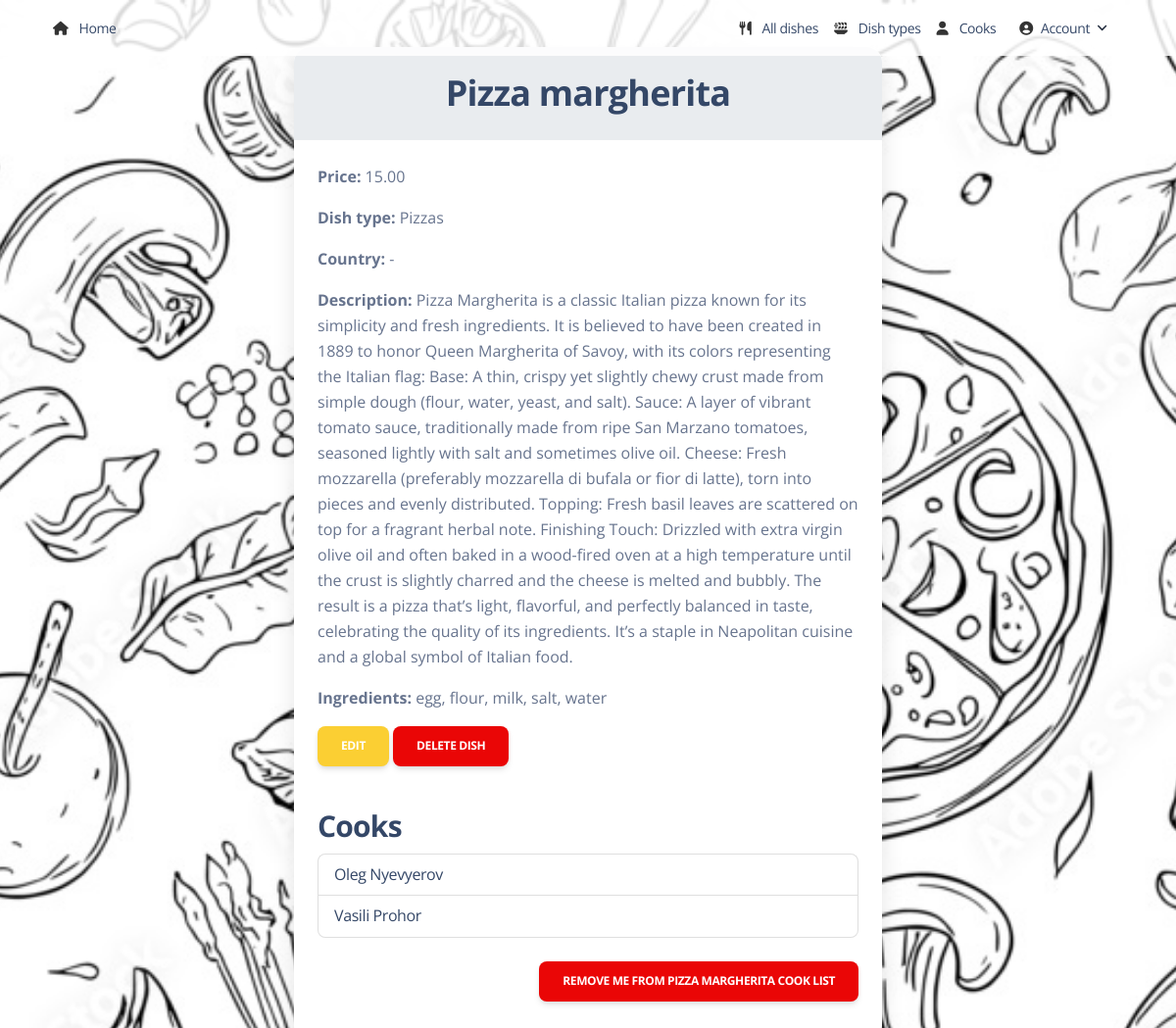
The page /dishes/3/detail/ (signed in) on the database as committed earlier.
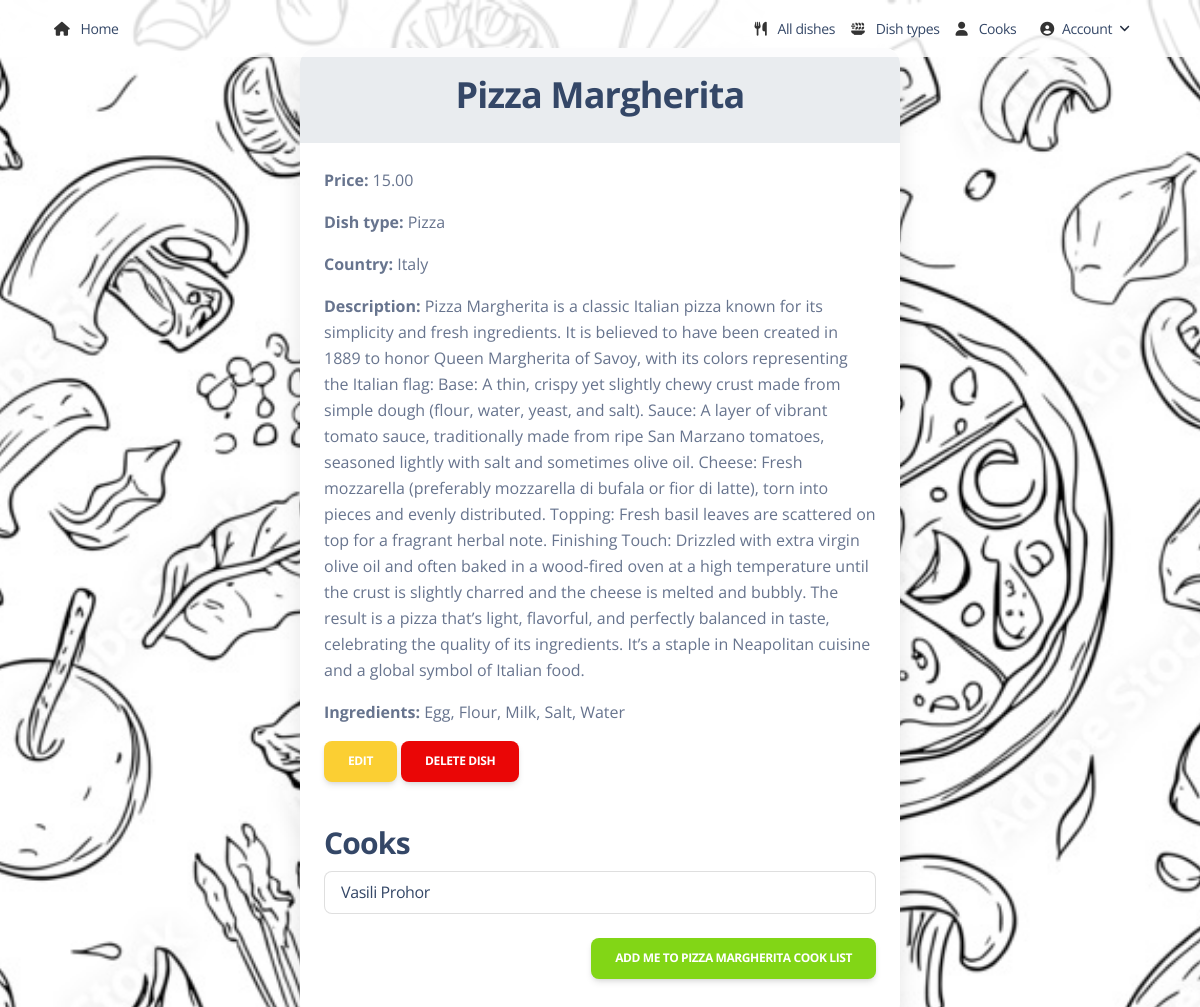
The same page on the database as committed later.
### kitchen/models.py (models this page shows, shortened)
class Dish(models.Model):
    name = models.CharField(
        max_length=69,
        unique=True,
        validators=[
            RegexValidator(
                regex=r'^[a-zA-Z\s\-]+$',
                message="The name can only contain letters, spaces and dashes."
            )
        ]
    )
    description = models.TextField()
    price = models.DecimalField(max_digits=5, decimal_places=2)
    dish_type = models.ForeignKey(DishType, on_delete=models.CASCADE)
    cooks = models.ManyToManyField(Cook, related_name="dishes")
    ingredients = models.ManyToManyField("Ingredient", related_name="dishes")
    class Meta:
        verbose_name = "Dish"
        verbose_name_plural = "Dishes"

class DishType(models.Model):
    name = models.CharField(max_length=69, unique=True)
    country = models.CharField(max_length=69, unique=False, blank=True, default="-")
    class Meta:
        ordering = ["name"]
    def __str__(self):
        return self.name

class Ingredient(models.Model):
    name = models.CharField(max_length=255, unique=True)
    class Meta:
        ordering = ["name"]
    def __str__(self):
        return self.name

class Cook(AbstractUser):
    years_of_experience = models.IntegerField(default=0)
    class Meta:
        verbose_name = "cook"
        verbose_name_plural = "cooks"

### kitchen/views.py (the view)
# urls.py: path("dishes/<int:pk>/detail/", DishDetailView.as_view(), name="dish-detail"),
class DishDetailView(LoginRequiredMixin, generic.DetailView):
    model = Dish

### templates/kitchen/dish_detail.html (shortened to what this page needs)
{% extends "base.html" %}
{% load static %}
{% block content %}
<div class="container mt-5">
  <div class="card shadow-lg mx-auto" style="border-radius: 15px; max-width: 600px;">
    <div class="card-header bg-light text-white">
      <h2 class="text-center mb-0 text-dark">{{ object.name }}</h2>
    </div>
    <div class="card-body text-muted">
      <p><strong>Price:</strong> {{ object.price }} </p>
      <p><strong>Dish type:</strong> {{ object.dish_type }}</p>
      {% if dish.dish_type.country %}
        <p><strong>Country:</strong> {{ object.dish_type.country }}</p>
      {% endif %}
      <p><strong>Description:</strong> {{ object.description }}</p>
      <p><strong>Ingredients:</strong> {{ object.ingredients.all|join:", " }}</p>
      <a href="{% url 'kitchen:dish-update' object.pk %}" class="btn btn-warning">Edit</a>
      <a href="{% url 'kitchen:dish-delete' object.pk %}" class="btn btn-danger">Delete dish</a>
      <h3 class="mt-4">Cooks</h3>
      <ul class="list-group mb-4">
        {% for cook in object.cooks.all %}
        <li class="list-group-item">
          <a href="{% url 'kitchen:cook-detail' cook.pk %}">
           {{ cook.first_name }} {{ cook.last_name }}
          </a>
        </li>
        {% empty %}
        <li class="list-group-item">No cooks assigned.</li>
        {% endfor %}
      </ul>
      <span style="float: right;">
        {% if user in object.cooks.all %}
          <form method="post" action="{% url 'kitchen:toggle-dish-assign' dish.pk %}" style="display: inline;">
              <button type="submit" class="btn btn-danger">
                Remove me from {{ object.name }} cook list
              </button>
          </form>
        {% else %}
          <form method="post" action="{% url 'kitchen:toggle-dish-assign' dish.pk %}" style="display: inline;">
              <button type="submit" class="btn btn-success">
                Add me to {{ object.name }} cook list
              </button>
          </form>
        {% endif %}
      </span>
    </div>
  </div>
</div>
{% endblock %}

### templates/base.html (shortened to what this page needs)
{% load static %}
<!DOCTYPE html>
<html lang="en" itemscope itemtype="http://schema.org/WebPage">
<head>
  <link href="{% static 'css/nucleo-icons.css' %}" rel="stylesheet" />
  <link href="{% static 'css/nucleo-svg.css' %}" rel="stylesheet" />
  <link href="{% static 'css/nucleo-svg.css' %}" rel="stylesheet" />
  <link href="https://cdnjs.cloudflare.com/ajax/libs/font-awesome/6.5.0/css/all.min.css" rel="stylesheet">
  <link id="pagestyle" href="{% static 'css/soft-design-system.css' %}" rel="stylesheet" />
</head>
<body>
  {% include "includes/navigation.html" %}
  {% block content %}{% endblock content %}
</body>
</html>

### templates/includes/navigation.html (shortened to what this page needs)
{% load static %}
<nav class="navbar navbar-expand-lg navbar-transparent bg-white shadow-none fixed-top" style="background-color: rgba(255, 255, 255, 0.85) !important;">
    <div class="container">
        <a class="navbar-brand text-dark" href="{% url 'kitchen:index' %}">
            <i class="fa fa-home me-2" style="color: #333;"></i>
            Home
        </a>
        <div class="collapse navbar-collapse" id="navigation">
            <ul class="navbar-nav ms-auto">
                <li class="nav-item">
                    <a class="nav-link text-dark" href="{% url 'kitchen:dish-list' %}">
                        <i class="fa fa-utensils me-2" style="color: #333;"></i>
                        All dishes
                    </a>
                </li>
                <li class="nav-item">
                    <a class="nav-link text-dark" href="{% url 'kitchen:dish-type-list' %}">
                        <i class="fa fa-plate-wheat me-2" style="color: #333;"></i>
                        Dish types
                    </a>
                </li>
                <li class="nav-item">
                    <a class="nav-link text-dark" href="{% url 'kitchen:cook-list' %}">
                        <i class="fa fa-user me-2" style="color: #333;"></i>
                        Cooks
                    </a>
                </li>
                <li class="nav-item dropdown mx-2">
                    <a class="nav-link ps-2 d-flex align-items-center text-dark" id="dropdownMenuAccount" data-bs-toggle="dropdown" aria-expanded="false">
                        <i class="fas fa-user-circle me-2" style="color: #333;
                      "></i>
                        Account
                        <img src="{% static 'img/down-arrow-dark.svg' %}" alt="down-arrow" class="arrow ms-2">
                    </a>
                </li>
            </ul>
        </div>
    </div>
</nav>

### templates/includes/scripts.html (shortened to what this page needs)
  {% load static %}

### templates/includes/pagination.html (shortened to what this page needs)
{% load query_transform %}

Rows that differ between the two databases and show on the page:
no longer on this page (row edited): Cook: first_name "Oleg", last_name "Nyevyerov"
changed Dish "PIZZA MARGHERITA": name "Pizza margherita" → "Pizza Margherita"; dish_type "Pizzas" → "Pizza"; dish_type.country "-" → "Italy"; ingredients.all "egg, flour, milk, salt, water" → "Egg, Flour, Milk, Salt, Water"
Other text that changed with them:
text no longer shown: "REMOVE ME FROM"
text now shown: "ADD ME TO"
